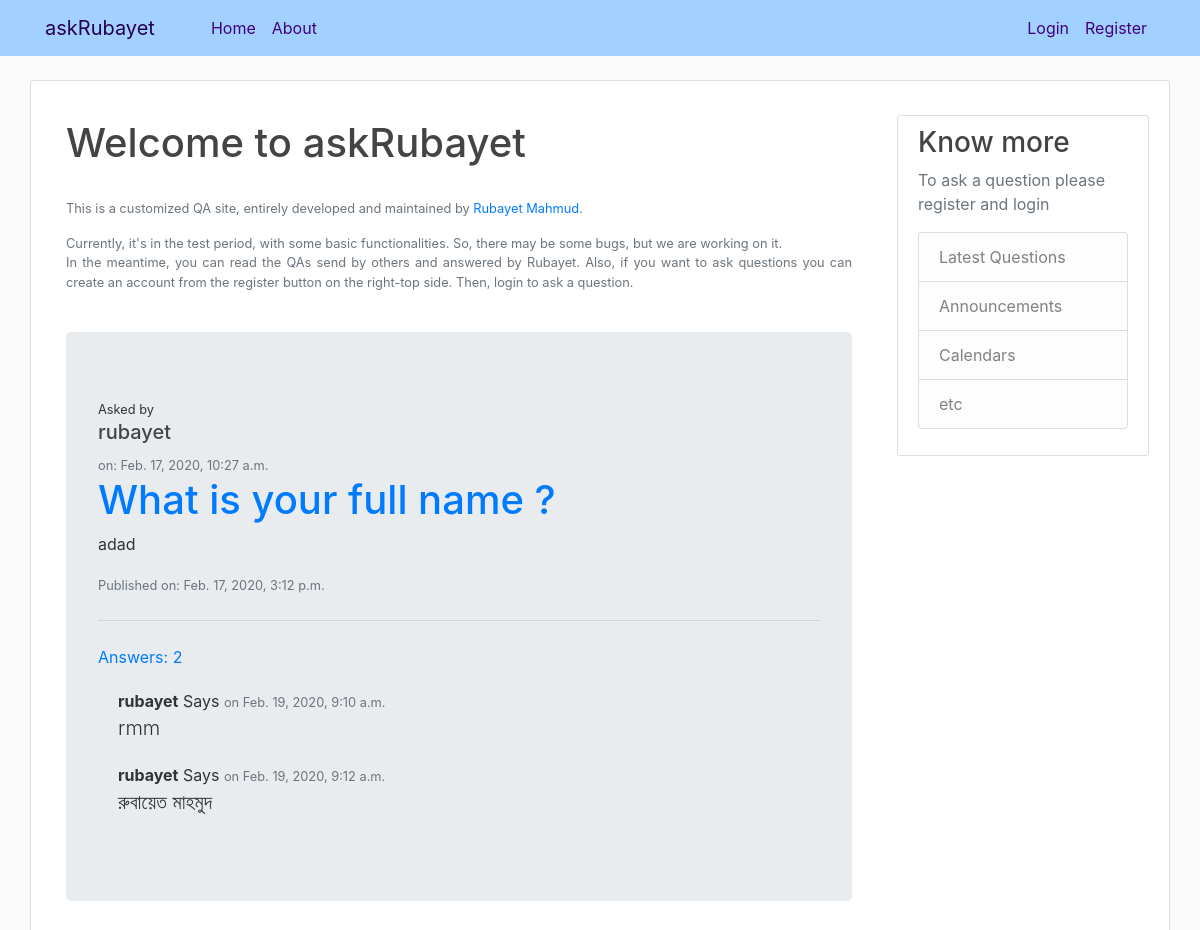
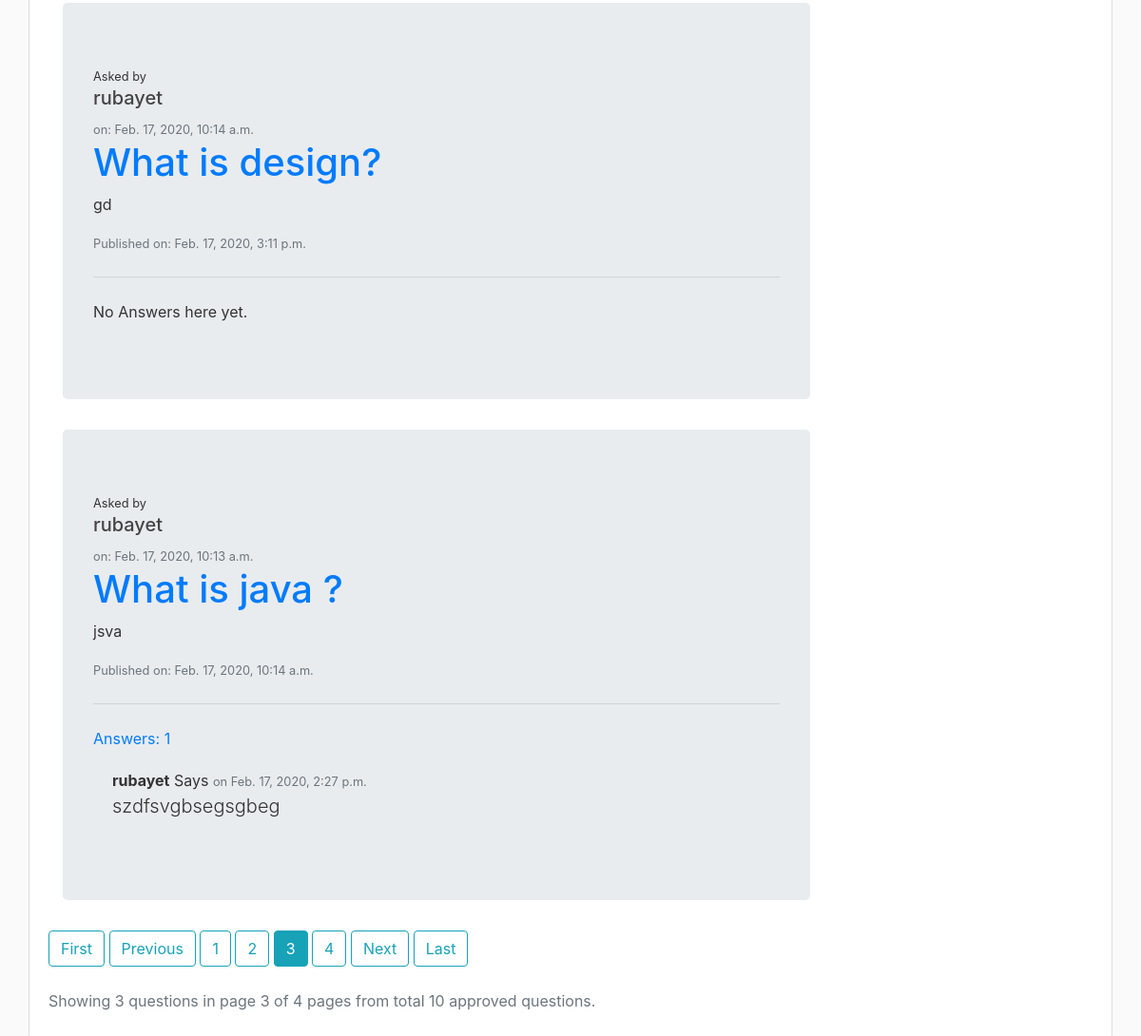
/?page=3, run on the app's committed database (2 pictures, top to bottom).
### ask/models.py (models this page shows, shortened)
class Question(models.Model):
    author                  = models.ForeignKey(settings.AUTH_USER_MODEL, on_delete=models.CASCADE)
    title                   = models.CharField(max_length=300)
    optional_description    = models.TextField(blank=True, null=True)
    created_date            = models.DateTimeField(default=timezone.now)
    published_date          = models.DateTimeField(blank=True, null=True)
    def approved_answer(self):
        return self.answer.filter(approved_answer=True)

class Answer(models.Model):
    question            = models.ForeignKey('ask.question', on_delete=models.CASCADE, related_name='answer')
    author              = models.ForeignKey(settings.AUTH_USER_MODEL, on_delete=models.CASCADE)
    text                = models.TextField()
    created_date        = models.DateTimeField(default=timezone.now)
    approved_answer     = models.BooleanField(default=False)

### ask/views.py (the view)
# urls.py: path('', views.QuestionListView.as_view(), name='question_list'),
class QuestionListView(ListView):
    model = Question
    template_name = 'ask/question_list.html'
    context_object_name = 'questions'
    paginate_by = 3
    def get_queryset(self):
        return Question.objects.filter(published_date__lte=timezone.now()).order_by('-published_date')

### ask/templates/ask/question_list.html (shortened to what this page needs)
{% extends "ask/base.html" %}
{% block content %}
<div class="container">
  {% if not user.is_authenticated %}
     <h1 class="mt-1">Welcome to askRubayet</h1>
     <small class="container text-muted mt-4">
        <p>This is a customized QA site, entirely developed and maintained by
        <a href="https://www.mrubayet.com">Rubayet Mahmud</a>.
        </p>
        <p>
        Currently, it's in the test period, with some basic functionalities.
        So, there may be some bugs, but we are working on it.
        <br>
        In the meantime, you can read the QAs send by others and answered by Rubayet.
        Also, if you want to ask questions you can create an account from
        the register button on the right-top side. Then, login to ask a question.
        </p>
     </small>
 {% endif %}
  {% for question in questions %}
  <div class="jumbotron">
    <small>Asked by</small>
    <h5>{{ question.author }}</h5>
    <small class="text-muted"> on: {{ question.created_date }}</small>
    <h1 class="display-5"><a href="{% url 'question_detail' pk=question.pk %}">{{ question.title }}</a></h1>
    <p >{{ question.optional_description }}</p>
    {% if question.published_date %}
      <small class="text-muted">Published on: {{ question.published_date }}</small>
    {% endif %}
    <hr class="my-4">
    {% if question.approved_answer %}
    <p class="display-5"><a href="{% url 'question_detail' pk=question.pk %}">Answers: {{ question.approved_answer.count }}</a></p>
      {% for ans in question.answer.all %}
        {% if ans.approved_answer %}
          <div class="answer">
            <strong>{{ ans.author }}</strong> Says
            <small class="text-muted">on {{ans.created_date }} </small>
            <p class="lead">{{ ans.text }}</p>
          </div>
        {% endif %}
      {% endfor %}
    {% else %}
      <p>No Answers here yet.</p>
    {% endif %}
  </div>
  {% endfor %}
</div>
{% if is_paginated %}
  {% if page_obj.has_previous %}
    <a class="btn btn-outline-info mb-4" href="?page=1">First</a>
    <a class="btn btn-outline-info mb-4"
    href="?page={{ page_obj.previous_page_number }}">Previous</a>
  {% endif %}
  {% for num in page_obj.paginator.page_range %}
    {% if page_obj.number == num %}
      <a class="btn btn-info mb-4" href="?page={{ num }}">{{ num }}</a>
    {% elif num > page_obj.number|add:'-3' and num < page_obj.number|add:'3' %}
      <a class="btn btn-outline-info mb-4" href="?page={{ num }}">{{ num }}</a>
    {% endif %}
  {% endfor %}
  {% if page_obj.has_next %}
    <a class="btn btn-outline-info mb-4"
    href="?page={{ page_obj.next_page_number }}">Next</a>
    <a class="btn btn-outline-info mb-4"
    href="?page={{ page_obj.paginator.num_pages }}">Last</a>
  {% endif %}
{% endif %}
<p class="text-muted">Showing {{ page_obj.object_list.count }} questions in
  page {{ page_obj.number }} of  {{ page_obj.paginator.num_pages }}
  pages from total {{ page_obj.paginator.count }} approved questions.
</p>
{% endblock content %}

### ask/static/ask/main.css (style rules this page uses)
body { background: #fafafa; color: #333333; margin-top: 5rem; }
div { text-align: justify; }
h1, h2, h3, h4, h5, h6 { color: #444444; }
.answer { margin: 20px 0px 20px 20px; }

### data on the page
Question: author "rubayet", created_date "Feb. 17, 2020, 10:27 a.m.", title "What is your full name ?", optional_description "adad", published_date "Feb. 17, 2020, 3:12 p.m.", approved_answer.count "2"
Answer: author "rubayet", created_date "Feb. 19, 2020, 9:10 a.m.", text "rmm"
Answer: author "rubayet", created_date "Feb. 19, 2020, 9:12 a.m.", text "রুবায়েত মাহমুদ"
Question: author "rubayet", created_date "Feb. 17, 2020, 10:14 a.m.", title "What is design?", optional_description "gd", published_date "Feb. 17, 2020, 3:11 p.m.", shows "No Answers here yet."
Question: author "rubayet", created_date "Feb. 17, 2020, 10:13 a.m.", title "What is java ?", optional_description "jsva", published_date "Feb. 17, 2020, 10:14 a.m.", approved_answer.count "1"
Answer: author "rubayet", created_date "Feb. 17, 2020, 2:27 p.m.", text "szdfsvgbsegsgbeg"

### other printed values
{{ num }} "1" "2" "4"
{{ num }} "3"
{{ page_obj.object_list.count }} "3"
{{ page_obj.number }} "3"
{{ page_obj.paginator.num_pages }} "4"
{{ page_obj.paginator.count }} "10"
